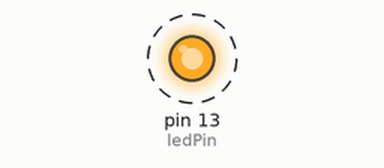
Simulated run of this program. Board: Arduino Uno, built with avr-gcc and run on an emulated ATmega328P. Shown: output pins drawn as LEDs (lit = HIGH). Dashed ring = blinking. What the program prints to the serial monitor is not drawn.

Above: at 0.2 s.
Timing chart, 0 to 3.0 s (numbered marks = the images above):
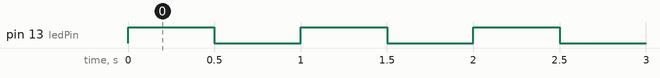

Measured:
- by itself, pin 13 (ledPin): alternates HIGH for 0.50 s and LOW for 0.50 s

The program:

main.cpp
```cpp
/*
 * Basic Arduino Template - Blink
 * ------------------------------
 * Blinks an LED connected to pin 13, once per second.
 *
 * Wiring: plug the LED straight into the top header of the UNO.
 *   - long leg  (+, anode)   -> pin 13
 *   - short leg (-, cathode) -> GND (right next to pin 13)
 *   (a 220 ohm resistor in series is the safer habit for LEDs)
 * The UNO's built-in "L" LED is also on pin 13, so it blinks too.
 *
 *              _____
 *             /     \
 *             | LED |
 *             |_____|
 *              |   |
 *          (-) |   | (+)
 *       short  |   |  long leg
 *   +----------|---|--------------------------------+
 *   |  AREF  GND  13   12   11   10    9    8      |
 *   |                                               |
 *   |  [USB]          ARDUINO UNO                   |
 *   |                                               |
 *   |  [PWR]                                        |
 *   +-----------------------------------------------+
 *
 * Every Arduino sketch has two required functions:
 *   setup() -> runs ONCE when the board powers on or is reset
 *   loop()  -> runs AGAIN AND AGAIN, forever, after setup() finishes
 *
 * In PlatformIO (unlike the Arduino IDE) we must include Arduino.h
 * ourselves. It gives us pinMode(), digitalWrite(), delay(), etc.
 */
#include <Arduino.h>

// ---------------------------------------------------------------------------
// Global variables
// Declared OUTSIDE any function, so setup(), loop() and any other
// function can use them. Their values are kept between loop() runs.
// ---------------------------------------------------------------------------

// The pin our LED is connected to. "const" means it can never change.
const int ledPin = 13;

// An "int" stores a whole number (no decimals), e.g. -3, 0, 500.
// Here it holds how long the LED stays on/off, in milliseconds.
int blinkDelay = 500;

// A "bool" (boolean) stores only two values: true or false.
// It remembers whether the LED should be on (true) or off (false).
// We start with the LED off.
bool ledIsOn = false;

// ---------------------------------------------------------------------------
// A dummy function
// Functions let us give a name to a block of code and reuse it.
//   void          -> this function does not return any value
//   sayHello      -> the function's name
//   ()            -> it takes no inputs (parameters)
// It isn't needed for blinking - it's here to show how functions work.
// ---------------------------------------------------------------------------
void sayHello()
{
  Serial.println("Hello from sayHello()!");
}

// ---------------------------------------------------------------------------
// setup(): runs once at the start
// ---------------------------------------------------------------------------
void setup()
{
  // Tell the board that ledPin is an OUTPUT (we send voltage out of it).
  pinMode(ledPin, OUTPUT);

  // Start serial communication at 9600 baud so we can print messages.
  // Open the PlatformIO Serial Monitor to read them (speed must match:
  // see monitor_speed in platformio.ini).
  Serial.begin(9600);

  // Call (use) our dummy function.
  sayHello();
}

// ---------------------------------------------------------------------------
// loop(): runs forever
// ---------------------------------------------------------------------------
void loop()
{
  // Flip the boolean: "!" means NOT, so true becomes false and
  // false becomes true. Each time loop() runs, the state swaps.
  ledIsOn = !ledIsOn;

  // Use the boolean to decide what to do.
  if (ledIsOn)
  {
    digitalWrite(ledPin, HIGH); // HIGH = 5V on the pin -> LED on
    Serial.println("LED is ON");
  }
  else
  {
    digitalWrite(ledPin, LOW); // LOW = 0V on the pin -> LED off
    Serial.println("LED is OFF");
  }

  // Wait blinkDelay milliseconds before loop() runs again.
  delay(blinkDelay);
}
```
